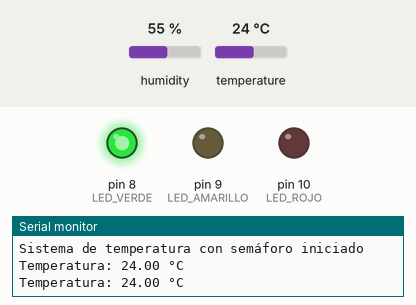
This sketch was run on a simulated Arduino Uno, built with avr-gcc and run on an emulated ATmega328P. Shown: output pins drawn as LEDs (lit = HIGH), the last lines printed to the serial monitor. The inputs (shaded band) are chosen by the test bench; at power-on: temperature 24 °C, humidity 55 %.

Above: at 4.8 s.
4.9 s: temperature set to 27 °C
At 7.0 s:
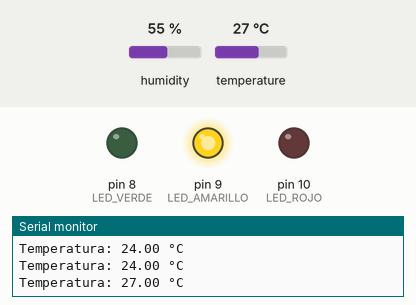
7.9 s: temperature set to 30 °C
10.9 s: temperature set to 33 °C
At 12.9 s:
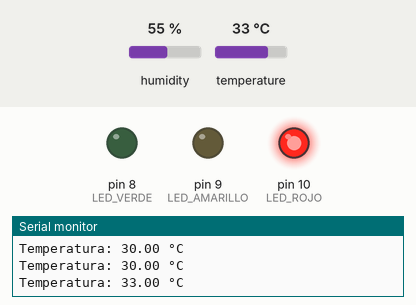
13.9 s: temperature set to 12 °C
At 15.3 s:
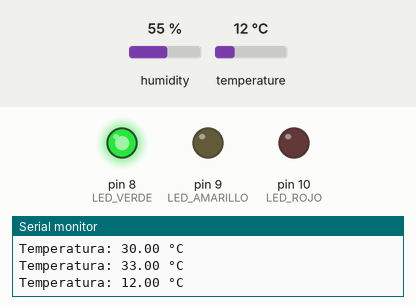
16.9 s: temperature set to 28 °C
At 18.9 s:
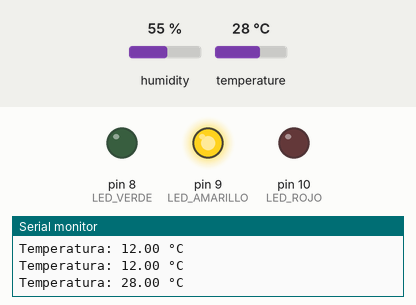
Timing chart, 0 to 20.4 s (numbered marks = the images above; inputs shaded):
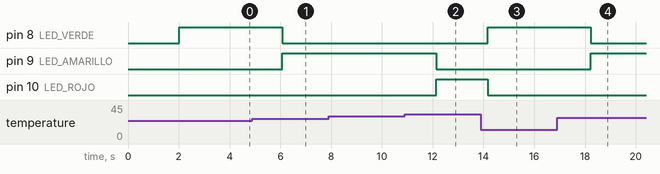

The sketch:

sensorDeTemperatura_Semaforo.ino
```cpp
#include "DHT.h"

#define DHTPIN 2        // Pin del sensor DHT11
#define DHTTYPE DHT11

#define LED_VERDE 8
#define LED_AMARILLO 9
#define LED_ROJO 10

DHT dht(DHTPIN, DHTTYPE);

void setup() {
  Serial.begin(9600);
  dht.begin();

  pinMode(LED_VERDE, OUTPUT);
  pinMode(LED_AMARILLO, OUTPUT);
  pinMode(LED_ROJO, OUTPUT);

  Serial.println("Sistema de temperatura con semáforo iniciado");
}

void loop() {
  delay(2000); // Espera entre lecturas

  float temp = dht.readTemperature(); // Temperatura en °C

  if (isnan(temp)) {
    Serial.println("Error al leer el sensor DHT11");
    return;
  }

  Serial.print("Temperatura: ");
  Serial.print(temp);
  Serial.println(" °C");

  // Control del semáforo según temperatura
  if (temp < 26) {
    digitalWrite(LED_VERDE, HIGH);
    digitalWrite(LED_AMARILLO, LOW);
    digitalWrite(LED_ROJO, LOW);
  }
  else if (temp < 32) {
    digitalWrite(LED_VERDE, LOW);
    digitalWrite(LED_AMARILLO, HIGH);
    digitalWrite(LED_ROJO, LOW);
  }
  else {
    digitalWrite(LED_VERDE, LOW);
    digitalWrite(LED_AMARILLO, LOW);
    digitalWrite(LED_ROJO, HIGH);
  }
}
```

Measured:
- the behaviour switches between 25 and 26 °C on temperature (found by bisection; images 0 and 1)
- the behaviour switches between 31 and 32 °C on temperature (found by bisection; images 1 and 2)
- after the input at 4.9 s, pin 8 (LED_VERDE): HIGH → LOW after 1.2 s; pin 9 (LED_AMARILLO): LOW → HIGH after 1.2 s
- after the input at 10.9 s, pin 9 (LED_AMARILLO): HIGH → LOW after 1.2 s; pin 10 (LED_ROJO): LOW → HIGH after 1.2 s
- after the input at 13.9 s, pin 8 (LED_VERDE): LOW → HIGH after 0.27 s; pin 10 (LED_ROJO): HIGH → LOW after 0.27 s
- after the input at 16.9 s, pin 8 (LED_VERDE): HIGH → LOW after 1.3 s; pin 9 (LED_AMARILLO): LOW → HIGH after 1.3 s
